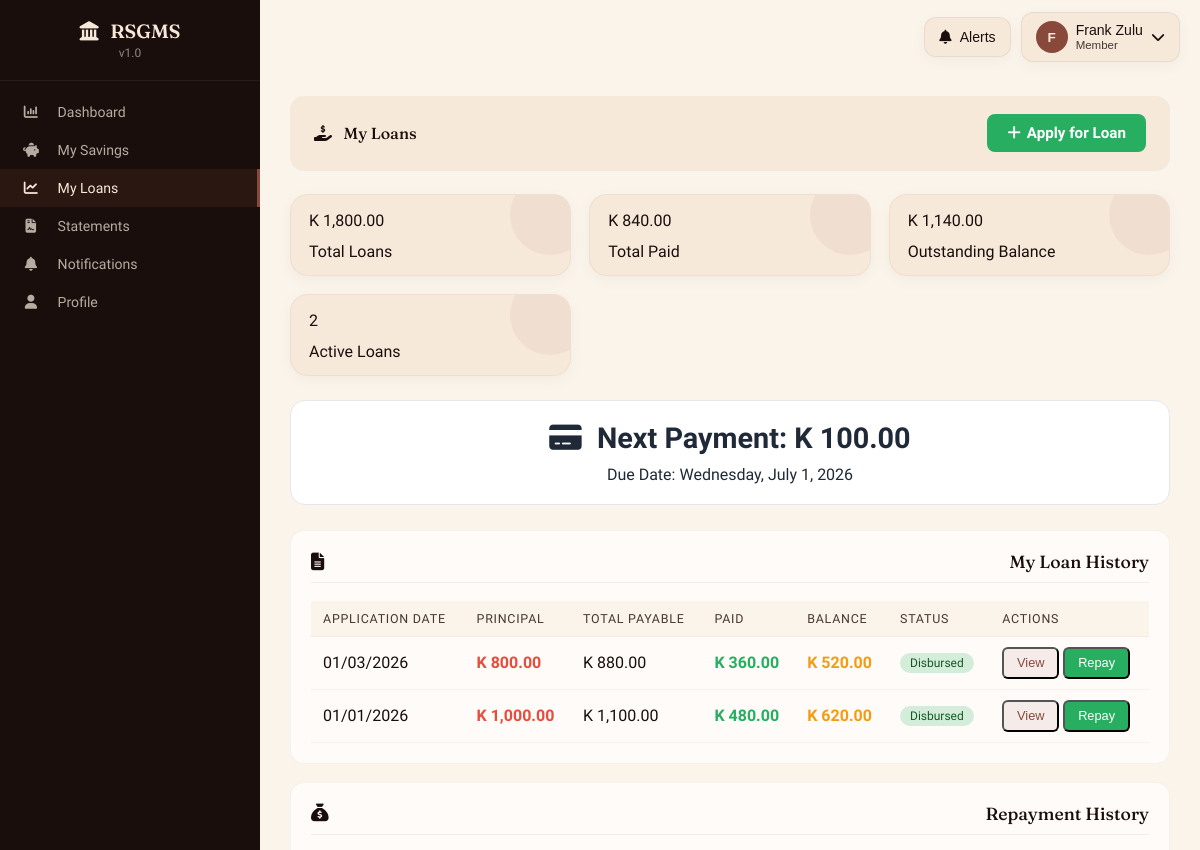
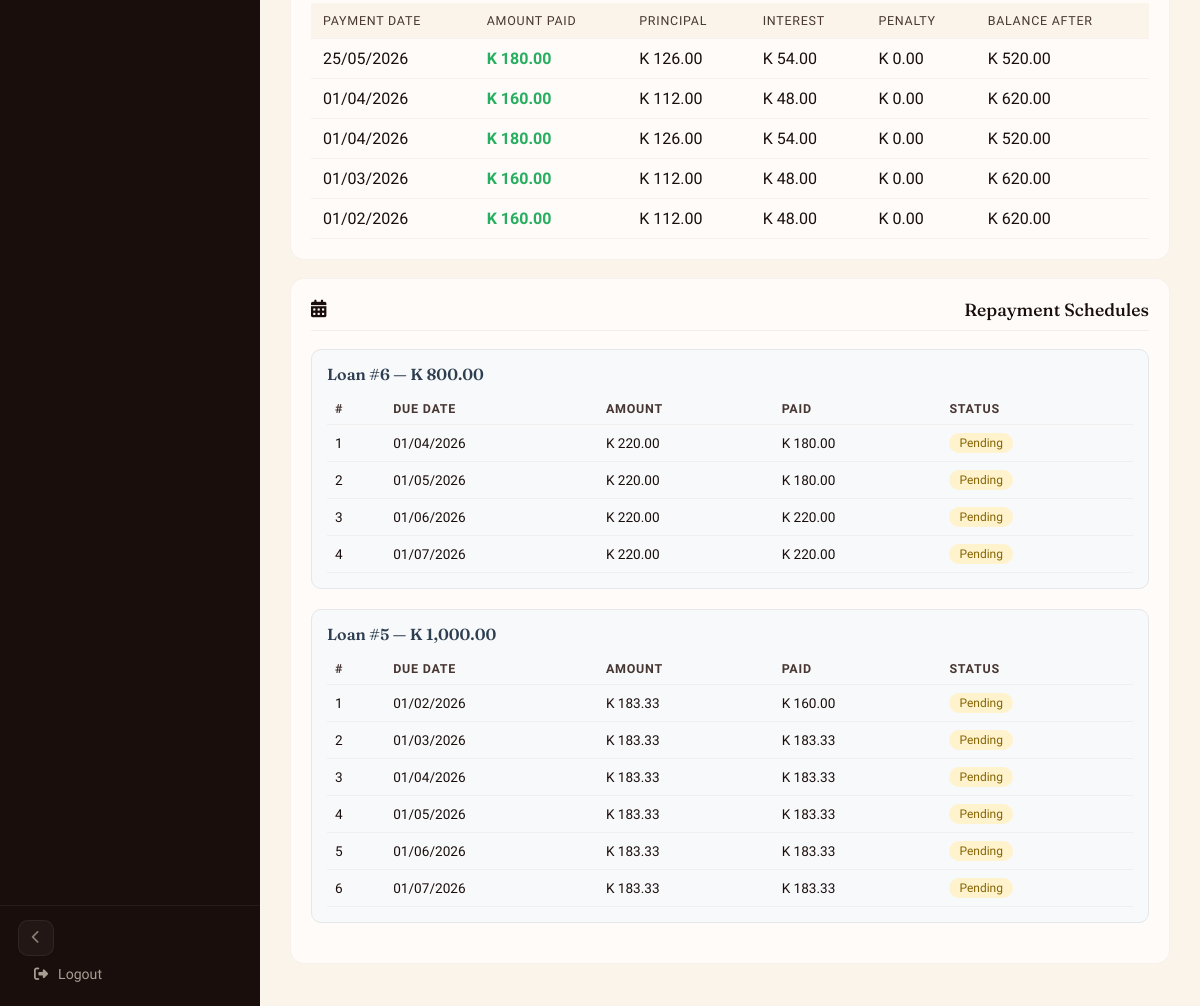
Page /my_loans.php (signed in) on the committed database (2 pictures, top to bottom).
### tables this page shows
CREATE TABLE IF NOT EXISTS users (
    id INT AUTO_INCREMENT PRIMARY KEY,
    username VARCHAR(50) UNIQUE NOT NULL,
    password VARCHAR(255) NOT NULL,
    full_name VARCHAR(100) NOT NULL,
    email VARCHAR(100),
    phone VARCHAR(20),
    role ENUM('admin', 'group_admin', 'loan_officer', 'member') DEFAULT 'member',
    group_id INT,
    created_at TIMESTAMP DEFAULT CURRENT_TIMESTAMP
);

CREATE TABLE IF NOT EXISTS loans (
    id INT AUTO_INCREMENT PRIMARY KEY,
    member_id INT NOT NULL,
    group_id INT NOT NULL,
    principal_amount DECIMAL(10,2) NOT NULL,
    interest_rate DECIMAL(5,2) NOT NULL,
    total_payable DECIMAL(10,2) NOT NULL,
    amount_paid DECIMAL(10,2) DEFAULT 0.00,
    balance DECIMAL(10,2) NOT NULL,
    application_date DATE NOT NULL,
    approval_date DATE,
    disbursement_date DATE,
    repayment_period INT COMMENT 'in months',
    repayment_frequency VARCHAR(20) DEFAULT 'monthly',
    status ENUM('pending', 'approved', 'disbursed', 'repaid', 'defaulted') DEFAULT 'pending',
    approved_by INT,
    created_at TIMESTAMP DEFAULT CURRENT_TIMESTAMP,
    FOREIGN KEY (member_id) REFERENCES users(id),
    FOREIGN KEY (group_id) REFERENCES savings_groups(id),
    FOREIGN KEY (approved_by) REFERENCES users(id)
);

CREATE TABLE IF NOT EXISTS loan_repayments (
    id INT AUTO_INCREMENT PRIMARY KEY,
    loan_id INT NOT NULL,
    amount DECIMAL(10,2) NOT NULL,
    principal_paid DECIMAL(10,2) NOT NULL,
    interest_paid DECIMAL(10,2) NOT NULL,
    penalty_amount DECIMAL(10,2) DEFAULT 0.00,
    payment_date DATE NOT NULL,
    due_date DATE NOT NULL,
    payment_method VARCHAR(50),
    is_late BOOLEAN DEFAULT FALSE,
    recorded_by INT,
    created_at TIMESTAMP DEFAULT CURRENT_TIMESTAMP,
    FOREIGN KEY (loan_id) REFERENCES loans(id),
    FOREIGN KEY (recorded_by) REFERENCES users(id)
);

### my_loans.php (the view, shortened to what this page needs)
<?php
require_once 'includes/init.php';
$user_id = $_SESSION['user_id'];
$group_id = $_SESSION['group_id'];
$stmt = $pdo->prepare("SELECT * FROM loans WHERE member_id = ? AND group_id = ? ORDER BY application_date DESC");
$stmt->execute([$user_id, $group_id]);
$loans = $stmt->fetchAll();
$total_loans = 0;
$total_paid = 0;
$outstanding_balance = 0;
$active_loans = 0;
foreach ($loans as $loan) {
    $total_loans += $loan['principal_amount'];
    $total_paid += $loan['amount_paid'];
    if ($loan['status'] != 'repaid') {
        $outstanding_balance += $loan['balance'];
        $active_loans++;
    }
}
$upcoming_payment = null;
$stmt = $pdo->prepare("SELECT l.*, DATE_ADD(l.application_date, INTERVAL l.repayment_period MONTH) as due_date FROM loans l WHERE l.member_id = ? AND l.group_id = ? AND l.status = 'disbursed' ORDER BY due_date ASC LIMIT 1");
$stmt->execute([$user_id, $group_id]);
$next_payment = $stmt->fetch();
if ($next_payment) {
    $upcoming_payment = [
        'amount' => $next_payment['balance'] > 0 ? min($next_payment['balance'], 100) : 0,
        'due_date' => $next_payment['due_date']
    ];
}
?>
<!DOCTYPE html>
<html lang="en">
<head>
    <link rel="stylesheet" href="assets/css/icons.css">
    <link rel="stylesheet" href="assets/css/design-system.css">
    <link rel="stylesheet" href="assets/css/toast.css">
</head>
<body>
    <?php require_once 'includes/sidebar.php'; ?>
    <?php include 'config/shared_navbar.php'; ?>
    <div class="main-content">
        <div class="top-bar">
            <h2><i class="fa-solid fa-hand-holding-dollar" style="margin-right:8px;"></i> My Loans</h2>
            <div style="display:flex; gap:10px; align-items:center;">
                <a href="new_loan.php" class="btn-apply"><i class="fa-solid fa-plus"></i> Apply for Loan</a>
            </div>
        </div>
        <div class="stats-grid">
            <div class="stat-card">
                <div class="stat-value">K <?php echo number_format($total_loans, 2); ?></div>
                <div class="stat-label">Total Loans</div>
            </div>
            <div class="stat-card">
                <div class="stat-value">K <?php echo number_format($total_paid, 2); ?></div>
                <div class="stat-label">Total Paid</div>
            </div>
            <div class="stat-card">
                <div class="stat-value">K <?php echo number_format($outstanding_balance, 2); ?></div>
                <div class="stat-label">Outstanding Balance</div>
            </div>
            <div class="stat-card">
                <div class="stat-value"><?php echo $active_loans; ?></div>
                <div class="stat-label">Active Loans</div>
            </div>
        </div>
        <?php if ($upcoming_payment && $upcoming_payment['amount'] > 0): ?>
        <div class="upcoming-payment">
            <div class="payment-amount"><i class="fa-solid fa-credit-card section-icon"></i> Next Payment: K <?php echo number_format($upcoming_payment['amount'], 2); ?></div>
            <div>Due Date: <?php echo date('l, F j, Y', strtotime($upcoming_payment['due_date'])); ?></div>
        </div>
        <?php endif; ?>
        <div class="section">
            <div class="section-title"><i class="fa-solid fa-file-lines section-icon"></i> My Loan History</div>
            <div class="data-table">
                <table>
                    <thead>
                        <tr>
                            <th>Application Date</th>
                            <th>Principal</th>
                            <th>Total Payable</th>
                            <th>Paid</th>
                            <th>Balance</th>
                            <th>Status</th>
                            <th>Actions</th>
                        </tr>
                    </thead>
                    <tbody>
                        <?php if (count($loans) > 0): ?>
                            <?php foreach ($loans as $loan): ?>
                            <tr>
                                <td><?php echo date('d/m/Y', strtotime($loan['application_date'])); ?></td>
                                <td class="loan-amount">K <?php echo number_format($loan['principal_amount'], 2); ?></td>
                                <td>K <?php echo number_format($loan['total_payable'], 2); ?></td>
                                <td class="paid-amount">K <?php echo number_format($loan['amount_paid'], 2); ?></td>
                                <td class="balance-amount">K <?php echo number_format($loan['balance'], 2); ?></td>
                                <td>
                                    <?php
                                    $badgeClass = '';
                                    switch($loan['status']) {
                                        case 'disbursed': $badgeClass = 'badge-disbursed'; break;
                                    }
                                    ?>
                                    <span class="badge <?php echo $badgeClass; ?>"><?php echo ucfirst($loan['status']); ?></span>
                                </td>
                                <td>
                                    <button class="btn-sm btn-view" onclick="viewLoanDetails(<?php echo $loan['id']; ?>)">View</button>
                                    <?php if ($loan['status'] == 'disbursed' && $loan['balance'] > 0): ?>
                                    <button class="btn-sm btn-repay" onclick="openRepayModal(<?php echo $loan['id']; ?>)">Repay</button>
                                    <?php endif; ?>
                                </td>
                            </tr>
                            <?php endforeach; ?>
                        <?php else: ?>
                            <tr>
                                <td colspan="7" style="text-align: center; padding: 30px 12px;"><i class="fa-regular fa-seedling" style="font-size:1.3rem;margin-right:6px;"></i> No loans yet — start by applying for one above!</td>
                            </tr>
                        <?php endif; ?>
                    </tbody>
                </table>
            </div>
        </div>
        <div class="section">
            <div class="section-title"><i class="fa-solid fa-sack-dollar section-icon"></i> Repayment History</div>
            <div class="data-table">
                <table>
                    <thead>
                        <tr>
                            <th>Payment Date</th>
                            <th>Amount Paid</th>
                            <th>Principal</th>
                            <th>Interest</th>
                            <th>Penalty</th>
                            <th>Balance After</th>
                        </tr>
                    </thead>
                    <tbody>
                        <?php
                        $stmt = $pdo->prepare("SELECT lr.*, l.principal_amount FROM loan_repayments lr JOIN loans l ON lr.loan_id = l.id WHERE l.member_id = ? AND l.group_id = ? ORDER BY lr.payment_date DESC");
                        $stmt->execute([$user_id, $group_id]);
                        $repayments = $stmt->fetchAll();
                        if (count($repayments) > 0):
                            foreach ($repayments as $repayment):
                        ?>
                        <tr>
                            <td><?php echo date('d/m/Y', strtotime($repayment['payment_date'])); ?></td>
                            <td class="paid-amount">K <?php echo number_format($repayment['amount'], 2); ?></td>
                            <td>K <?php echo number_format($repayment['principal_paid'], 2); ?></td>
                            <td>K <?php echo number_format($repayment['interest_paid'], 2); ?></td>
                            <td>K <?php echo number_format($repayment['penalty_amount'], 2); ?></td>
                            <td><?php
                                $loan_balance = 0;
                                foreach ($loans as $loan) {
                                    if ($loan['id'] == $repayment['loan_id']) {
                                        $loan_balance = $loan['balance'];
                                        break;
                                    }
                                }
                                echo 'K ' . number_format($loan_balance, 2);
                            ?></td>
                        </tr>
                        <?php
                            endforeach;
                        else:
                        ?>
                        <tr>
                            <td colspan="6" style="text-align: center;">No repayment history found</td>
                        </tr>
                        <?php endif; ?>
                    </tbody>
                </table>
            </div>
        </div>
        <?php
        $active_loans = array_filter($loans, fn($l) => $l['status'] == 'disbursed' || $l['status'] == 'approved');
        if (count($active_loans) > 0):
        ?>
        <div class="section">
            <div class="section-title"><i class="fa-solid fa-calendar-days section-icon"></i> Repayment Schedules</div>
            <?php foreach ($active_loans as $loan):
                $installments = $loan['repayment_period'];
                $monthly_payment = $loan['total_payable'] / max($installments, 1);
                $start_date = $loan['disbursement_date'] ?: $loan['approval_date'] ?: $loan['application_date'];
            ?>
            <div style="margin-bottom: 20px; padding: 15px; background: #f8f9fa; border-radius: 10px; border: 1px solid #e5e7eb;">
                <h4 style="color: #2c3e50; margin-bottom: 10px;">Loan #<?php echo $loan['id']; ?> — K <?php echo number_format($loan['principal_amount'], 2); ?></h4>
                <table class="schedule-table">
                    <thead>
                        <tr>
                            <th>#</th>
                            <th>Due Date</th>
                            <th>Amount</th>
                            <th>Paid</th>
                            <th>Status</th>
                        </tr>
                    </thead>
                    <tbody>
                        <?php for ($i = 1; $i <= $installments; $i++):
                            $due = date('Y-m-d', strtotime("+{$i} months", strtotime($start_date)));
                            $stmt = $pdo->prepare("SELECT COALESCE(SUM(amount), 0) as p FROM loan_repayments WHERE loan_id = ? AND due_date <= ?");
                            $stmt->execute([$loan['id'], $due]);
                            $paid_to_date = $stmt->fetch()['p'];
                            $is_fully_paid = $paid_to_date >= $loan['total_payable'] * ($i / $installments);
                        ?>
                        <tr>
                            <td><?php echo $i; ?></td>
                            <td><?php echo date('d/m/Y', strtotime($due)); ?></td>
                            <td>K <?php echo number_format($monthly_payment, 2); ?></td>
                            <td>K <?php echo number_format(min($paid_to_date, $monthly_payment), 2); ?></td>
                            <td><span class="badge <?php echo $is_fully_paid ? 'badge-repaid' : 'badge-pending'; ?>"><?php echo $is_fully_paid ? 'Paid' : 'Pending'; ?></span></td>
                        </tr>
                        <?php endfor; ?>
                    </tbody>
                </table>
            </div>
            <?php endforeach; ?>
        </div>
        <?php endif; ?>
    </div>
    <link rel="stylesheet" href="assets/css/toast.css">
</body>
</html>

### config/shared_navbar.php (shortened to what this page needs)
<?php
$sharedNavbarUserId = (int) $_SESSION['user_id'];
$sharedNavbarRole = $_SESSION['role'] ?? 'member';
$sharedNavbarStmt = $pdo->prepare('SELECT id, full_name, username, email, role FROM users WHERE id = ?');
$sharedNavbarStmt->execute([$sharedNavbarUserId]);
$sharedNavbarUser = $sharedNavbarStmt->fetch();
$sharedNavbarDisplayName = $sharedNavbarUser['full_name'] ?: ($sharedNavbarUser['username'] ?? 'User');
$sharedNavbarRoleLabel = ucfirst(str_replace('_', ' ', $sharedNavbarRole));
$sharedNavbarInitial = strtoupper(substr($sharedNavbarDisplayName, 0, 1));
?>
<div class="shared-navbar" data-shared-navbar>
    <div class="shared-navbar-shell">
        <div class="shared-navbar-wrap">
            <button type="button" class="shared-navbar-button shared-navbar-bell" data-navbar-toggle="notifications" aria-haspopup="true" aria-expanded="false" aria-controls="sharedNotificationsMenu">
                <i class="fa-solid fa-bell"></i>
                <span>Alerts</span>
            </button>
        </div>
        <div class="shared-navbar-wrap">
            <button type="button" class="shared-navbar-button shared-navbar-profile" data-navbar-toggle="profile" aria-haspopup="true" aria-expanded="false" aria-controls="sharedProfileMenu">
                <span class="shared-navbar-avatar"><?php echo htmlspecialchars($sharedNavbarInitial); ?></span>
                <span class="shared-navbar-copy">
                    <span class="shared-navbar-label"><?php echo htmlspecialchars($sharedNavbarDisplayName); ?></span>
                    <span class="shared-navbar-subtext"><?php echo htmlspecialchars($sharedNavbarRoleLabel); ?></span>
                </span>
                <i class="fa-solid fa-chevron-down" style="margin-left:auto;"></i>
            </button>
        </div>
    </div>
</div>
<div class="shared-navbar-spacer" aria-hidden="true"></div>

### rows in the picture
users: full_name "F", full_name "Frank Zulu"
loans: application_date "01/03/2026", principal_amount "800.00", total_payable "880.00", amount_paid "360.00", balance "520.00", status "Disbursed", id "6", disbursement_date "01/04/2026", monthly_payment "220.00", min($paid_to_date, $monthly_payment) "180.00", disbursement_date "01/05/2026", disbursement_date "01/06/2026", min($paid_to_date, $monthly_payment) "220.00", disbursement_date "01/07/2026"
loans: application_date "01/01/2026", principal_amount "1,000.00", total_payable "1,100.00", amount_paid "480.00", balance "620.00", status "Disbursed", id "5", disbursement_date "01/02/2026", monthly_payment "183.33", min($paid_to_date, $monthly_payment) "160.00", disbursement_date "01/03/2026", min($paid_to_date, $monthly_payment) "183.33", disbursement_date "01/04/2026", disbursement_date "01/05/2026", disbursement_date "01/06/2026", disbursement_date "01/07/2026"
loan_repayments: payment_date "25/05/2026", amount "180.00", principal_paid "126.00", interest_paid "54.00", penalty_amount "0.00", loan.balance "520.00"
loan_repayments: payment_date "01/04/2026", amount "160.00", principal_paid "112.00", interest_paid "48.00", penalty_amount "0.00", loan.balance "620.00"
loan_repayments: payment_date "01/04/2026", amount "180.00", principal_paid "126.00", interest_paid "54.00", penalty_amount "0.00", loan.balance "520.00"
loan_repayments: payment_date "01/03/2026", amount "160.00", principal_paid "112.00", interest_paid "48.00", penalty_amount "0.00", loan.balance "620.00"
loan_repayments: payment_date "01/02/2026", amount "160.00", principal_paid "112.00", interest_paid "48.00", penalty_amount "0.00", loan.balance "620.00"

### other values in the picture
$sharedNavbarRoleLabel "Member"
$total_loans "1,800.00"
$total_paid "840.00"
$outstanding_balance "1,140.00"
$active_loans "2"
$upcoming_payment['amount'] "100.00"
date('l, F j, Y', strtotime($upcoming_payment['due_date'])) "Wednesday, July 1, 2026"
